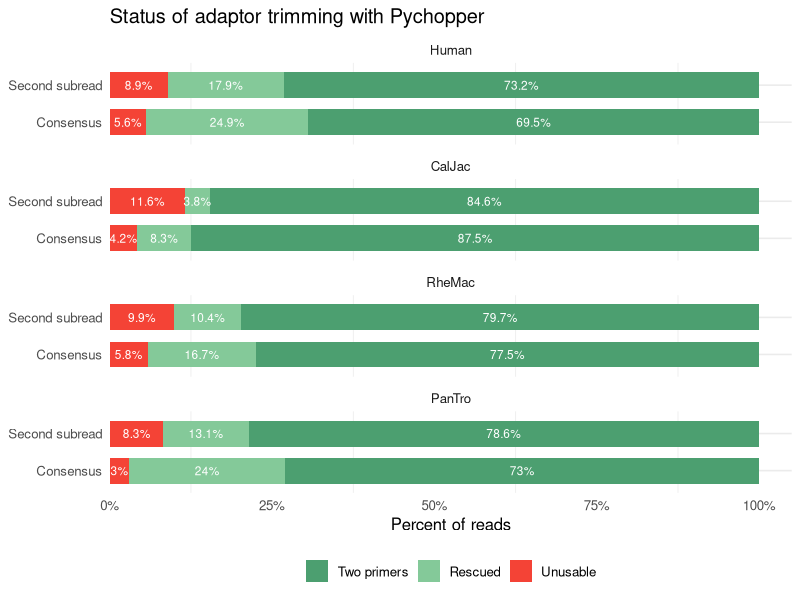

Reproduce this figure in R. (Note: this script raises an error after producing the figure.)
## ---- chunk 1

library(dplyr)
library(tidyr)
library(ggplot2)
library(tibble)

# ---------------------------
# 1) Hard-code your results
# ---------------------------
df <- tribble(
  ~species, ~dataset,        ~two_primers, ~rescued, ~unusable,
  "Human",  "Second subread",  73.20,        17.85,     8.95,
  "Human",  "Consensus",      69.46,        24.90,     5.64,
  "CalJac", "Second subread",  84.58,         3.82,    11.60,
  "CalJac", "Consensus",      87.46,         8.31,     4.24,
  "RheMac", "Second subread",  79.72,        10.36,     9.92,
  "RheMac", "Consensus",      77.47,        16.68,     5.85,
  "PanTro", "Second subread",  78.63,        13.10,     8.27,
  "PanTro", "Consensus",      72.99,        23.99,     3.02
)

df <- df %>% mutate(
  species = factor(species, levels = c("Human","CalJac","RheMac","PanTro")),
  dataset = factor(dataset, levels = c("Consensus", "Second subread"))
)


# Long format for stacking
df_long <- df %>%
  pivot_longer(cols = c(two_primers, rescued, unusable),
               names_to = "component", values_to = "pct") %>%
  mutate(
    component = factor(component,
      levels = c("two_primers","rescued","unusable"),
      labels = c("Two primers","Rescued","Unusable")
    )
  )

# Stacked bars: x = dataset, y = percent, facet by species
# Add labels for each stacked segment
p <- ggplot(df_long, aes(x = dataset, y = pct, fill = component)) +
  geom_col(width = 0.7) +
  geom_text(
    aes(label = paste0(round(pct, 1), "%")),
    position = position_stack(vjust = 0.5),  # centers label in stack
    color = "white",                         # readable on colored bars
    size = 3
  ) +
  facet_wrap(~ species, ncol = 1) +
  scale_y_continuous(labels = function(x) paste0(x, "%"),
                     expand = expansion(mult = c(0, 0.05))) +
  scale_fill_manual(values = c("Two primers" = "#4C9F70",
                               "Rescued"     = "#84C999",
                               "Unusable"    = "#F44336")) +
  labs(x = NULL, y = "Percent of reads", fill = NULL,
       title = "Status of adaptor trimming with Pychopper") + 
  theme_minimal(base_size = 12) +
  theme(
    legend.position = "bottom",
    panel.grid.major.x = element_blank(),
    axis.text.x = element_text(angle = 0, hjust = 0.5)
  ) +
  coord_flip()

p

## ---- chunk 2
suppressPackageStartupMessages({
  library(dplyr)
  library(readr)
  library(stringr)
  library(ggplot2)
})

# ---------------------------
# 1) Paths
# ---------------------------
folders <- c(
  "CalJac",
  "PanTro",
  "RheMac",
  "Human"
)

base_path <- "/work/vstorozhuk/export_to_git/Scripts_for_comparing_raw_vs_consensus_read_alignment"

# ---------------------------
# 2) Helper: extract error rate from summary.txt
# ---------------------------
get_error_rate <- function(file) {
  # read lines
  txt <- read_lines(file)
  # find "error rate:"
  line <- txt[str_detect(txt, "^error rate:")]
  if (length(line) == 0) return(NA_real_)
  # extract numeric value
  val <- str_extract(line, "[0-9]\\.[0-9]+e?-?[0-9]*")
  as.numeric(val)
}

# ---------------------------
# 3) Loop species + R1/R2
# ---------------------------
df <- bind_rows(lapply(folders, function(sp) {
  r1 <- get_error_rate(file.path(base_path, sp, "R1_summary.txt"))
  r2 <- get_error_rate(file.path(base_path, sp, "R2_summary.txt"))
  
  tibble(
    species = sp,
    dataset = c("Second subread", "Consensus"),
    error_rate = c(r1, r2)
  )
}))

# add bases-per-error + label text
df <- df %>%
  mutate(
    bases_per_error = 1 / error_rate,
    label = sprintf("%.2f%% (%.0f bp/error)", error_rate * 100, bases_per_error)
  )

# keep your factor order as you set it
df$dataset <- factor(df$dataset, levels = c("Consensus", "Second subread"))

ggplot(df, aes(x = species, y = error_rate, fill = dataset)) +
  geom_col(position = position_dodge(width = 0.8), width = 0.7) +
  geom_text(aes(label = label),
            position = position_dodge(width = 0.8),
            hjust = -0.2, size = 5) +
  scale_y_continuous(labels = scales::percent_format(accuracy = 0.1)) +
  scale_fill_manual(values = c(
    "Second subread" = "#F44336",  # red
    "Consensus"      = "#4C9F70"   # green
  )) +
  labs(x = NULL, y = "Mapping error rate, %", fill = "Read Type") +
  theme_minimal(base_size = 13) +
  coord_flip(clip = "off") +
  theme(
    axis.title.y = element_blank(),
    plot.margin = margin(5, 40, 5, 5)
  )
